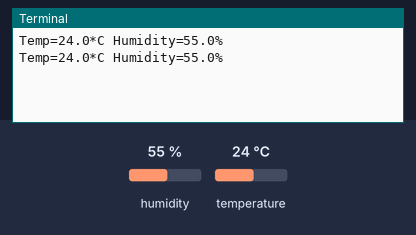
Simulated run of this program. Board: Raspberry Pi (BCM pin numbers). Parts: the last lines printed to the terminal. Inputs (shaded band) come from the test bench; at power-on: humidity 55 %, temperature 24 °C.

Above: at 1.2 s.
1.3 s: humidity set to 22 %
At 2.0 s:
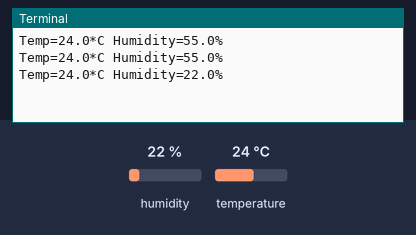
2.8 s: temperature set to 12 °C
At 3.6 s:
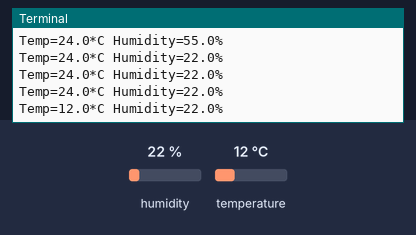
4.3 s: humidity set to 40 %
At 4.3 s:
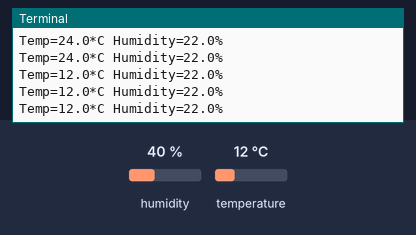
Timing chart, 0 to 7.3 s (numbered marks = the images above; inputs shaded):
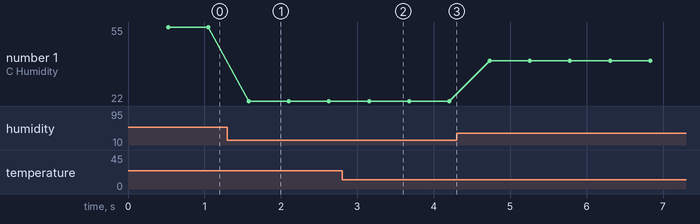

Measured:
- after the input at 1.3 s, the terminal: prints a new line after 0.28 s (image 1)
- after the input at 2.8 s, the terminal: prints a new line after 0.35 s (image 2)
- plotted number 1: 55 → 22 after the input at 1.3 s, 22 → 40 after the input at 4.3 s

The program:

analogIn.py
```python
from time import sleep
from RPi import GPIO
import os
import Adafruit_DHT

GPIO.setmode(GPIO.BCM)
GPIO.setwarnings(False)

sensor = Adafruit_DHT.DHT11

pin = "26"

while True:
	humidity,temperature = Adafruit_DHT.read_retry(sensor,pin)

	if humidity is not None and temperature is not None:
		print ("Temp={0:0.1f}*C Humidity={1:0.1f}%".format(temperature,humidity))
	else:
		print ("det var synd")
```
